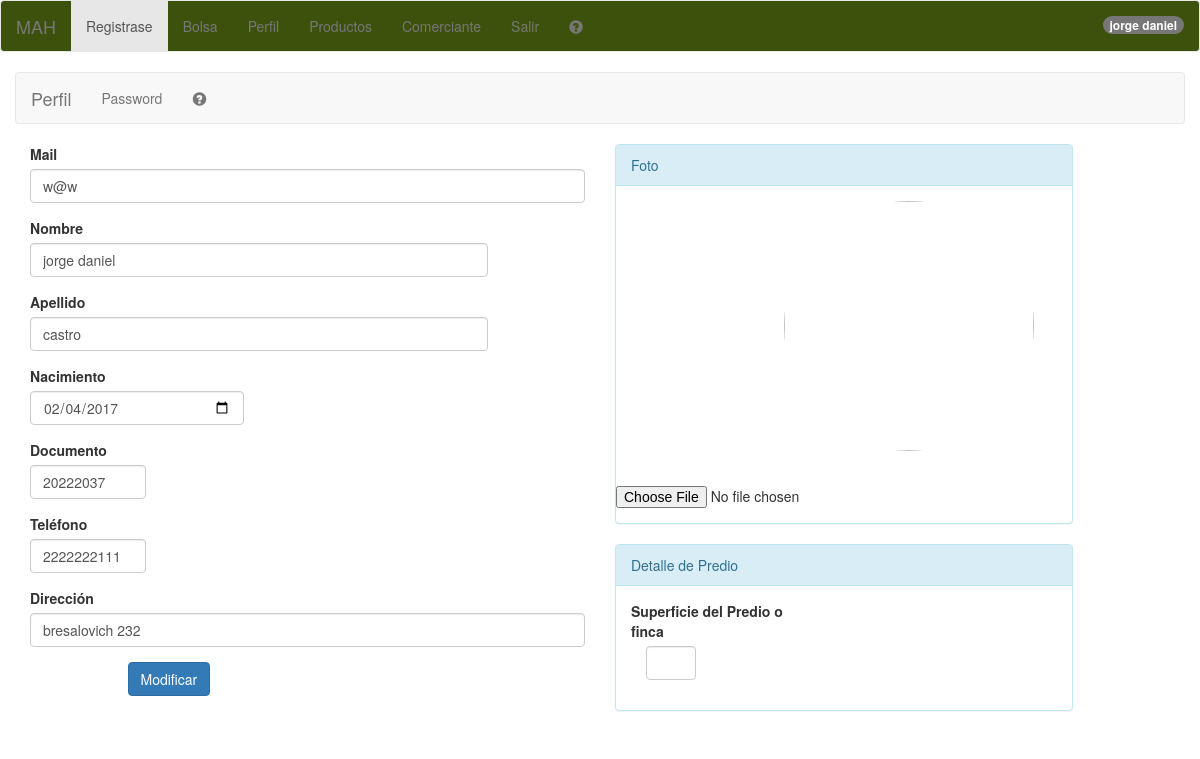
Before: /vistas/perfil.php (signed in) with the older database file.
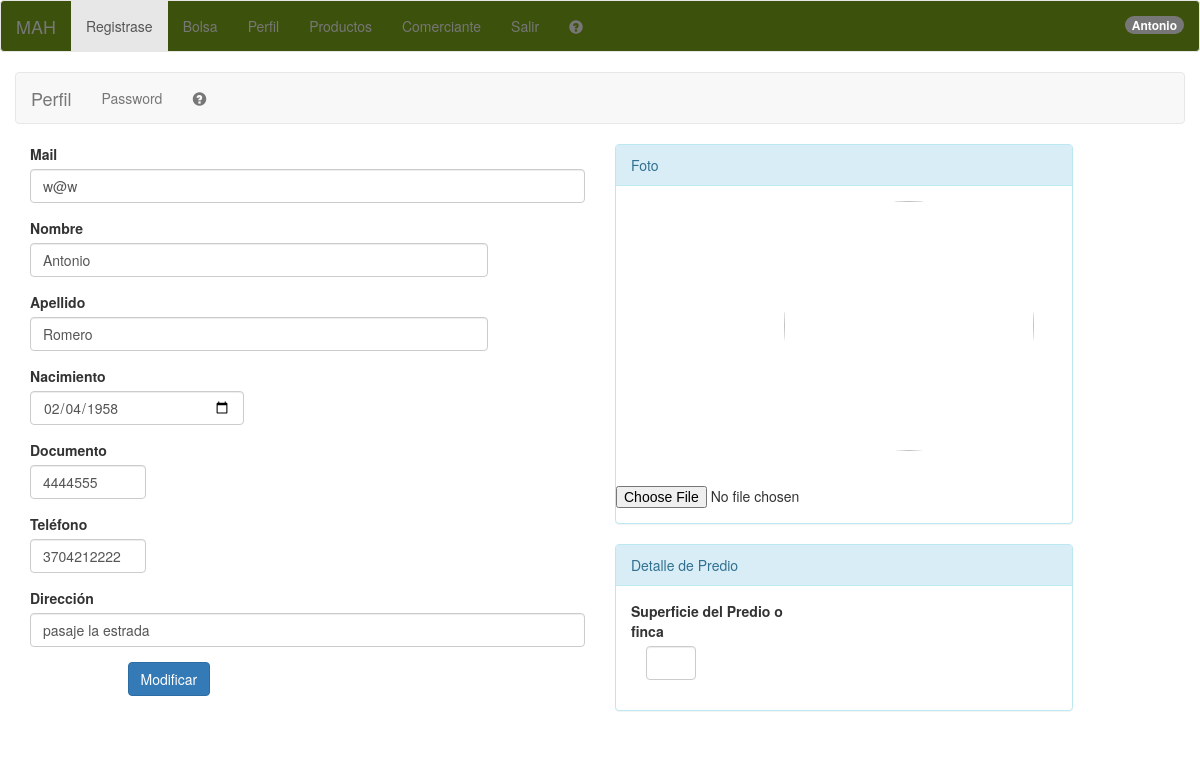
After: the same page with the newer database file.
### tables this page shows
CREATE TABLE IF NOT EXISTS `personas` (
  `idpersona` int(11) NOT NULL,
  `nombre` varchar(45) DEFAULT NULL,
  `apellido` varchar(45) DEFAULT NULL,
  `nacimiento` date DEFAULT NULL,
  `mail` varchar(45) NOT NULL,
  `telefono` varchar(12) NOT NULL,
  `direccion` varchar(45) DEFAULT NULL,
  `documento` int(11) DEFAULT NULL,
  `idusuario` int(10) unsigned zerofill NOT NULL,
  `celular` varchar(16) NOT NULL
);

### controles/clases/Avatar.php (called while the page is built, shortened)
<?php
class Avatar {
    function GetFoto($idpersona){
        $this->foto="4444";
             return $this->foto;
    }
}

### vistas/perfil.php (the view, shortened to what this page needs)
<!DOCTYPE html PUBLIC "-//W3C//DTD XHTML 1.0 Transitional//EN"
    "http://www.w3.org/TR/xhtml1/DTD/xhtml1-transitional.dtd">
<html xmlns="http://www.w3.org/1999/xhtml">
    <head>
        <?php include'../cabezera.php';
        ?><script src="../js/perfil.js" type="text/javascript"></script>
    </head>
    <body>
        <header>
            <?php include '../barra.php'; ?>
        </header>
        <div class="container">
            <?php
            $pdo = new Conexion();
            if ((isset($_GET['id'])) && (!empty($_GET['id']))) {
                $id = $_GET['id'];
            } else {
                $id = $_SESSION['idusuario'];
                $mail = $_SESSION['mail'];
            }
            $Verusuario = $pdo->prepare("select * from personas p  where idusuario=:id");
            $Verusuario->bindparam(':id', $id);
            $Verusuario->execute();
            if ($Verusuario->rowCount() > 0) {
                $registro = $Verusuario->fetch();
                if (isset($registro['idpersona'])) {
                    if ((!isset($_GET['id']))) {
                        $idpersona = $registro['idpersona'];
                    }
                }
                $mail = $registro['mail'];
                $idpersona = $registro['idpersona'];
                $nombre = $registro['nombre'];
                $apellido = $registro['apellido'];
                $nacimiento = $registro['nacimiento'];
                $telefono = $registro['telefono'];
                $direccion = $registro['direccion'];
                $documento = $registro['documento'];
            }
            ?>
            <div class="row">
                <div class="navbar navbar-default" role="navigation">
                    <div class="navbar-header"><a class="navbar-brand" href="#">Perfil</a></div>
                    <ul class="nav navbar-nav">
                        <li><a  href="password.php" >Password</a></li>
                        <li><a href="ayuda.php?tag=perfil" class="glyphicon glyphicon-question-sign"></a></li>
                    </ul>
                </div>
            </div>
            <div class="row">
                <div class="col-md-6">
                    <form class="form-horizontal" role="form" id="perfil"  >
                        <div class="form-group">
                            <div class="col-md-12 col-xs-12">
                                <label >Mail</label>
                                <input class="form-control" type="email" ng-model="mail" name="mail" required  autofocus value="<?php echo $mail ?>" />
                            </div>
                        </div>
                        <div class="form-group">
                            <div class="col-md-10  col-xs-5">
                                <label >Nombre</label>
                                <input   class="form-control" type="text" ng-model="nombre" required  name="nombre" value="<?php echo $nombre ?>" />
                            </div>
                        </div>
                        <div class="form-group">
                            <div class="col-md-10 col-lg-10 col-xs-5">
                                <label >Apellido</label>
                                <input   class="form-control" type="text" ng-model="apellido" required  name="apellido" value="<?php echo $apellido ?>" />
                            </div>
                        </div>
                        <div class="form-group">
                            <div class="col-md-8 col-lg-5 col-xs-5">
                                <label>Nacimiento</label>
                                <input   class="form-control" type="date" ng-model="nacimiento" required  name="nacimiento" value="<?php echo $nacimiento ?>" />
                            </div>
                        </div>
                        <div class="form-group">
                            <div class="col-md-3 col-lg-3 col-xs-5">
                                <label >Documento</label>
                                <input   class="form-control" type="number" ng-model="documento" required  name="documento" value="<?php echo $documento ?>" />
                            </div>
                        </div>
                        <div class="form-group">
                            <div class="col-md-3 col-lg-3 col-xs-5">
                                <label >Teléfono</label>
                                <input   class="form-control" type="tel" ng-model="telefono" required  name="telefono" value="<?php echo $telefono ?>"/>
                            </div>
                        </div>
                        <div class="form-group">
                            <div class="col-md-12 col-lg-12 col-xs-12">
                                <label >Dirección</label>
                                <input   class="form-control" type="text" ng-model="direccion" required  name="direccion" value="<?php echo $direccion ?>"/>
                            </div>
                        </div>
                        <div class="form-group">
                            <div class="col-md-offset-2 col-md-12 col-lg-12 col-xs-3">
                                <input   class="btn btn-primary" type="submit" value="Modificar" />
                            </div>
                        </div>
                    </form>
                </div>
                <div class="col-md-5">
                    <?php
                    if (isset($_SESSION['idpersona'])) {
                        include '../controles/clases/Avatar.php';
                        $fo = new Avatar();
                        $foto = $fo->GetFoto(5);
                    }
                    ?>
                    <form class="form-horizontal" role="form" id="foto"  >
                        <div class="panel panel-info">
                            <div class="panel-heading">Foto </div>
                            <div style="width: 150px; height: 300px; margin: auto; padding: 15px;">
                                <img  id="previewing" onclick="" width="250" height="250" class="img-circle" src="../imagenes/perfil/avatar/<?php echo $foto; ?>"></img></div>
                            <div class="form-group">
                                <div class="col-md-6 col-xs-6">
                                    <input type="file" value="Cambiar Foto" name="file" id="file" />
                                </div>
                            </div>
                        </div>
                    </form>
                    <form class="form-horizontal" role="form" id="predio"  >
                        <div class="panel panel-info">
                            <div class="panel-heading">Detalle de Predio</div>
                            <div class="panel-body">
                                <div class="form-group">
                                    <div class="col-md-5  col-xs-3">
                                        <label>Superficie del Predio o finca</label>
                                        <div class="col-md-6  col-xs-3">
                                            <input   class="form-control" type="number" ng-model="supfinca" required  name="supfinca" value="<?php echo $supfinca ?>" />
                                        </div>
                                    </div>
                                </div>
                            </div>
                        </div>
                    </form>
                </div>
            </div>
        </div>
    </body>
</html>

### cabezera.php (shortened to what this page needs)
<?php
echo "
 <meta http-equiv=\"Content-type\" content=\"text/html; charset=utf-8\" />
        <meta name=\"viewport\" content=\"width=device-width, user-scalable=no, initial-scale=1.0, maximum-scale=1.0, minimum-scale=1.0\">
        <link href=\"../css/noticias.css\" rel=\"stylesheet\" type=\"text/css\"/>
        <title>Sistema de Monitoreo de los Vegetales</title>
        <script src=\"../jquery/jquery-2.1.3.min.js\" type=\"text/javascript\"></script>
        <script src=\"../jquery/jquery-ui-1.12.1.custom/jquery-ui.js\"></script>
        <link href=\"../jquery/jquery-ui-1.12.1.custom/jquery-ui.css\" rel=\"stylesheet\" type=\"text/css\"/>
  ";
 echo " <script src=\"../bootstrap-3.3.5-dist/js/bootstrap.min.js\" type=\"text/javascript\"></script>
        <link href=\"../bootstrap-3.3.5-dist/css/bootstrap.min.css\" rel=\"stylesheet\" type=\"text/css\"/>
       <script src=\"../jquery/angular.min.js\" type=\"text/javascript\"></script>
        ";

### barra.php (shortened to what this page needs)
<nav class="navbar navbar-default " role="navigation">
    <div class="navbar-header">
        <a class="navbar-brand" title="Mercado Abierto Horticola 'Inicio' " href="index.php">MAH</a>
    </div>
    <div id="collapse" class="collapse navbar-collapse navbar-ex1-collapse">
        <ul class="nav navbar-nav">
            <li class="active"><a href="registrase.php">Registrase</a></li>
            <?php
            if (isset($_SESSION['nombre'])) {
                if (isset($_SESSION['idpersona'])) {
                    ?>
                    <li><a href="Bolsa.php">Bolsa</a></li>
                    <li><a href="perfil.php">Perfil</a></li>
                    <?php
                    if (isset($_SESSION['rubro'])) {
                        if ($_SESSION['rubro'][0][0] == 1) {
                            ?>
                            <li><a href="productos.php">Productos</a></li>
                            <?php
                        }
                        if ($_SESSION['rubro'][1][0] == 2) {
                            ?>
                            <li><a href="comerciante.php">Comerciante</a></li>
                            <?php
                        }
                    }
                    ?>
                            <?php
                }
            }
            if (!isset($_SESSION['nombre'])) {
                ?>
                <li><a href="ingresar.php">Ingresar</a></li>
            <?php } else {
                ?>
                <li><a href="logout.php">Salir</a></li>
                <li><a href="ayuda.php" class="glyphicon glyphicon-question-sign"></a></li>
            </ul>
            <?php
        }
        if (isset($_SESSION['nombre'])) {
            ?>
            <ul class="nav  navbar-nav navbar-right  ">
                <li><a href=""><span class="badge"><?php echo $_SESSION['nombre'] ?> </span> </a>
                </li>
            </ul>
        <?php }
        ?>
    </div>
</nav>

### css/noticias.css (style rules this page uses)
nav.navbar { background-color: #3c510c; color: #0066cc; }
nav.navbar ul { font-family: "Helvetica Neue", Helvetica, Arial, sans-serif; color: #000000; }

Changed rows visible on the page:
changed personas: nombre "jorge daniel" → "Antonio"; apellido "castro" → "Romero"; nacimiento "02/04/2017" → "02/04/1958"; documento "20222037" → "4444555"; telefono "2222222111" → "3704212222"; direccion "bresalovich 232" → "pasaje la estrada"
Other visible differences:
$_SESSION['nombre']: "jorge daniel" → "Antonio"
